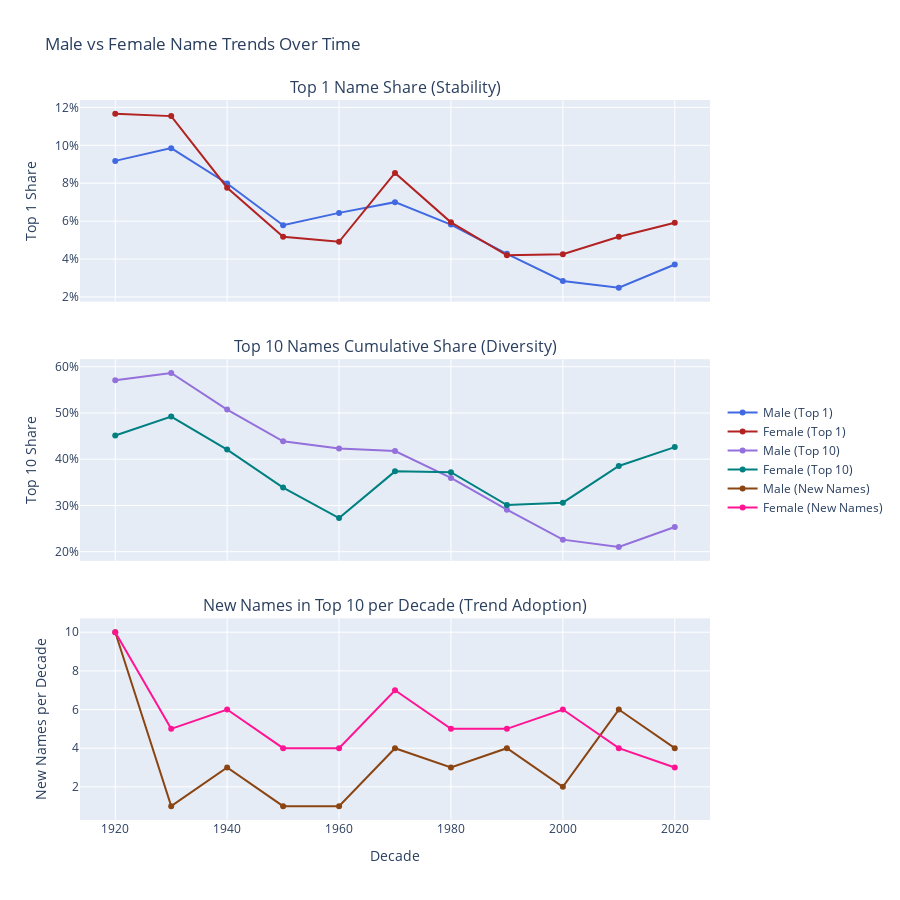

Notebook code for this chart:
### Code cell
# =========================================================
# Male vs Female Name Trends: Stability, Diversity, Trend Adoption
# =========================================================

import pandas as pd
import plotly.graph_objects as go
from plotly.subplots import make_subplots

# ---------------------------------------------------------
# 0. Prepare data
# ---------------------------------------------------------
# Use 'data' DataFrame with columns: 'first_name', 'year', 'sex', 'total_occurrences', 'decade'

df_male = data[data["gender"] == "Male"].copy()
df_female = data[data["gender"] == "Female"].copy()

male_agg = df_male.groupby(["decade", "first_name"])["total_occurrences"].sum().reset_index()
female_agg = df_female.groupby(["decade", "first_name"])["total_occurrences"].sum().reset_index()

# ---------------------------------------------------------
# 1. Metric: Top 1 name share (stability)
# ---------------------------------------------------------
def top_share(df, top_n=1):
    shares = []
    for decade, g in df.groupby("decade"):
        total = g["total_occurrences"].sum()
        top_sum = g.nlargest(top_n, "total_occurrences")["total_occurrences"].sum()
        shares.append({"decade": decade, "top_share": top_sum / total})
    return pd.DataFrame(shares)

male_top1 = top_share(male_agg)
female_top1 = top_share(female_agg)

# ---------------------------------------------------------
# 2. Metric: Top 10 cumulative share (diversity)
# ---------------------------------------------------------
def top10_cumsum(df):
    result = []
    for decade, g in df.groupby("decade"):
        total = g["total_occurrences"].sum()
        top10 = g.nlargest(10, "total_occurrences")["total_occurrences"].sum()
        result.append({"decade": decade, "top10_share": top10 / total})
    return pd.DataFrame(result)

male_top10 = top10_cumsum(male_agg)
female_top10 = top10_cumsum(female_agg)

# ---------------------------------------------------------
# 3. Metric: New names per decade (trend adoption)
# ---------------------------------------------------------
def new_top_names(df, top_n=10):
    previous = set()
    changes = []
    for decade, g in df.groupby("decade"):
        top_names = set(g.nlargest(top_n, "total_occurrences")["first_name"])
        new_count = len(top_names - previous)
        changes.append({"decade": decade, "new_names": new_count})
        previous = top_names
    return pd.DataFrame(changes)

male_changes = new_top_names(male_agg)
female_changes = new_top_names(female_agg)

# ---------------------------------------------------------
# 4. Plot all metrics in subplots
# ---------------------------------------------------------
fig = make_subplots(
    rows=3, cols=1,
    shared_xaxes=True,
    vertical_spacing=0.08,
    subplot_titles=(
        "Top 1 Name Share (Stability)",
        "Top 10 Names Cumulative Share (Diversity)",
        "New Names in Top 10 per Decade (Trend Adoption)"
    )
)

# Different colors for each plot
# Top 1: blue (male), red (female)
# Top 10: purple (male), teal (female)
# New names: brown (male), pink (female)
colors = {
    "top1_male": "royalblue",
    "top1_female": "firebrick",
    "top10_male": "mediumpurple",
    "top10_female": "teal",
    "new_male": "saddlebrown",
    "new_female": "deeppink"
}

# Top 1 name share
fig.add_trace(go.Scatter(x=male_top1["decade"], y=male_top1["top_share"],
                         mode="lines+markers", name="Male (Top 1)", line=dict(color=colors["top1_male"])),
              row=1, col=1)
fig.add_trace(go.Scatter(x=female_top1["decade"], y=female_top1["top_share"],
                         mode="lines+markers", name="Female (Top 1)", line=dict(color=colors["top1_female"])),
              row=1, col=1)

# Top 10 cumulative share
fig.add_trace(go.Scatter(x=male_top10["decade"], y=male_top10["top10_share"],
                         mode="lines+markers", name="Male (Top 10)", line=dict(color=colors["top10_male"])),
              row=2, col=1)
fig.add_trace(go.Scatter(x=female_top10["decade"], y=female_top10["top10_share"],
                         mode="lines+markers", name="Female (Top 10)", line=dict(color=colors["top10_female"])),
              row=2, col=1)

# New names per decade
fig.add_trace(go.Scatter(x=male_changes["decade"], y=male_changes["new_names"],
                         mode="lines+markers", name="Male (New Names)", line=dict(color=colors["new_male"])),
              row=3, col=1)
fig.add_trace(go.Scatter(x=female_changes["decade"], y=female_changes["new_names"],
                         mode="lines+markers", name="Female (New Names)", line=dict(color=colors["new_female"])),
              row=3, col=1)

# Layout
fig.update_layout(
    height=900,
    width=900,
    title_text="Male vs Female Name Trends Over Time",
    legend=dict(y=0.5, traceorder="normal"),
    yaxis1=dict(tickformat=".0%", title="Top 1 Share"),
    yaxis2=dict(tickformat=".0%", title="Top 10 Share"),
    yaxis3=dict(title="New Names per Decade"),
    xaxis3=dict(title="Decade")
)

fig.show()

### Figure 1 — Plotly figure (JSON) as saved in the notebook; plotly's stock layout.template omitted (floating-point values rounded to 4 significant figures)
{"data": [{"line": {"color": "royalblue"}, "mode": "lines+markers", "name": "Male (Top 1)", "type": "scatter", "x": [1920, 1930, 1940, 1950, 1960, 1970, 1980, 1990, 2000, 2010, 2020], "xaxis": "x", "y": [0.09178, 0.09851, 0.07985, 0.05782, 0.06435, 0.07001, 0.05818, 0.04274, 0.02843, 0.02484, 0.03712], "yaxis": "y"}, {"line": {"color": "firebrick"}, "mode": "lines+markers", "name": "Female (Top 1)", "type": "scatter", "x": [1920, 1930, 1940, 1950, 1960, 1970, 1980, 1990, 2000, 2010, 2020], "xaxis": "x", "y": [0.1166, 0.1154, 0.07764, 0.05176, 0.04909, 0.08542, 0.05937, 0.04194, 0.04249, 0.05171, 0.05917], "yaxis": "y"}, {"line": {"color": "mediumpurple"}, "mode": "lines+markers", "name": "Male (Top 10)", "type": "scatter", "x": [1920, 1930, 1940, 1950, 1960, 1970, 1980, 1990, 2000, 2010, 2020], "xaxis": "x2", "y": [0.5707, 0.5865, 0.5075, 0.4388, 0.4234, 0.4177, 0.3596, 0.2907, 0.2261, 0.2102, 0.2533], "yaxis": "y2"}, {"line": {"color": "teal"}, "mode": "lines+markers", "name": "Female (Top 10)", "type": "scatter", "x": [1920, 1930, 1940, 1950, 1960, 1970, 1980, 1990, 2000, 2010, 2020], "xaxis": "x2", "y": [0.4513, 0.4922, 0.4208, 0.3388, 0.2726, 0.3737, 0.372, 0.3009, 0.306, 0.3854, 0.4263], "yaxis": "y2"}, {"line": {"color": "saddlebrown"}, "mode": "lines+markers", "name": "Male (New Names)", "type": "scatter", "x": [1920, 1930, 1940, 1950, 1960, 1970, 1980, 1990, 2000, 2010, 2020], "xaxis": "x3", "y": [10, 1, 3, 1, 1, 4, 3, 4, 2, 6, 4], "yaxis": "y3"}, {"line": {"color": "deeppink"}, "mode": "lines+markers", "name": "Female (New Names)", "type": "scatter", "x": [1920, 1930, 1940, 1950, 1960, 1970, 1980, 1990, 2000, 2010, 2020], "xaxis": "x3", "y": [10, 5, 6, 4, 4, 7, 5, 5, 6, 4, 3], "yaxis": "y3"}], "layout": {"annotations": [{"font": {"size": 16}, "showarrow": false, "text": "Top 1 Name Share (Stability)", "x": 0.5, "xanchor": "center", "xref": "paper", "y": 1, "yanchor": "bottom", "yref": "paper"}, {"font": {"size": 16}, "showarrow": false, "text": "Top 10 Names Cumulative Share (Diversity)", "x": 0.5, "xanchor": "center", "xref": "paper", "y": 0.64, "yanchor": "bottom", "yref": "paper"}, {"font": {"size": 16}, "showarrow": false, "text": "New Names in Top 10 per Decade (Trend Adoption)", "x": 0.5, "xanchor": "center", "xref": "paper", "y": 0.28, "yanchor": "bottom", "yref": "paper"}], "height": 900, "legend": {"traceorder": "normal", "y": 0.5}, "title": {"text": "Male vs Female Name Trends Over Time"}, "width": 900, "xaxis": {"anchor": "y", "domain": [0, 1], "matches": "x3", "showticklabels": false}, "xaxis2": {"anchor": "y2", "domain": [0, 1], "matches": "x3", "showticklabels": false}, "xaxis3": {"anchor": "y3", "domain": [0, 1], "title": {"text": "Decade"}}, "yaxis": {"anchor": "x", "domain": [0.72, 1], "tickformat": ".0%", "title": {"text": "Top 1 Share"}}, "yaxis2": {"anchor": "x2", "domain": [0.36, 0.64], "tickformat": ".0%", "title": {"text": "Top 10 Share"}}, "yaxis3": {"anchor": "x3", "domain": [0, 0.28], "title": {"text": "New Names per Decade"}}}}
